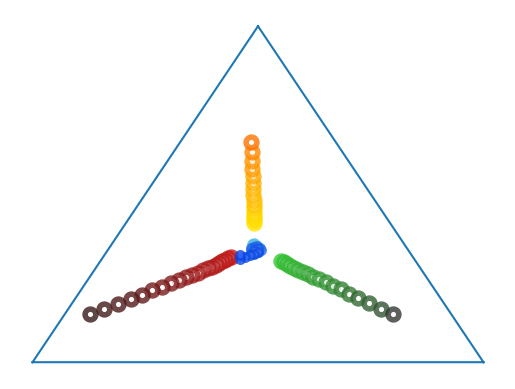

This figure's Python source:
import imageio
from tqdm import tqdm
import numpy as np
from matplotlib import cm
import matplotlib.tri as tri
import matplotlib.pyplot as plt
np.random.seed(5)
QUALITY = 500
EPISODES = 55
MIDDLE = np.array([0.5, np.sqrt(3) / 6])
INIT_DIS = 0.1
DOT_NUM = 3
WALK_LEN = 0.1
COLORS = ['red','blue','green','yellow','brown']
A = np.array([
    [1.,1.,1.],
    [0.,1.,.5],
    [0.,0.,np.sqrt(3)/2]
])
intial_points = np.array([
    [0, 1],
    [-np.sqrt(3) / 2, -1 / 2],
    [np.sqrt(3) / 2, -1 / 2]
])

# dots = (np.random.rand(DOT_NUM, 2) - 0.5) * 0.1 + MIDDLE
dots = intial_points * 0.06 + (np.random.rand(DOT_NUM, 2) - 0.5) * 0.03 + MIDDLE
dotsize = 60
for episode in tqdm(range(EPISODES)):
    middle_dot = np.mean(dots, 0)
    distance = []
    for dot in dots:
        distance.append(((dot[0] - middle_dot[0]) ** 2 + (dot[1] - middle_dot[1]) ** 2) ** 0.5 / 0.1)
    temp = EPISODES / 10
    WIDTH = 4
    ALPHA = 0.8
    pick_dot = np.random.randint(DOT_NUM)
    if pick_dot == 0:
        plt.scatter(dots[0][0], dots[0][1], c = 'w',edgecolors=[[1, 1 - distance[0] / temp, 0]], linewidth = WIDTH, alpha = ALPHA, s=dotsize)
    elif pick_dot == 1:
        plt.scatter(dots[1][0], dots[1][1], c = 'w',edgecolors=[[0.9 - distance[1] / temp, 0.1, 0.1]], linewidth = WIDTH, alpha = ALPHA, s=dotsize)
    else:
        plt.scatter(dots[2][0], dots[2][1], c = 'w',edgecolors=[[0.2, 0.9 - distance[2] / temp, 0.2]], linewidth = WIDTH, alpha = ALPHA, s=dotsize)
    plt.scatter(middle_dot[0], middle_dot[1], c = 'w',edgecolors=[[0.5 - episode / (EPISODES + 60), 0.9 - episode / (EPISODES + 30), 0.9]], alpha = ALPHA, linewidth = WIDTH, s = 15)
    print(distance[0])
    dots[pick_dot] += (dots[pick_dot] - middle_dot) * WALK_LEN
plt.xticks([]),plt.yticks([])  #去除坐标轴

plt.axis('off')
triangles = tri.Triangulation(A[1], A[2])
plt.triplot(triangles,'-')
plt.savefig('final1.pdf', bbox_inches='tight')
plt.savefig('final1.png', bbox_inches='tight')
# for i in range(10):
#         plt.scatter(i / 20 + 0.1, 0.3, c=[[1, 1 - i / 15, 0]])
#         plt.scatter(i / 20 + 0.1, 0.2, c=[[0.9 - i / 20, 0.2, 0.2]])
#         plt.scatter(i / 20 + 0.1, 0.1, c=[[0.2, 0.9 - i / 20, 0.2]])



